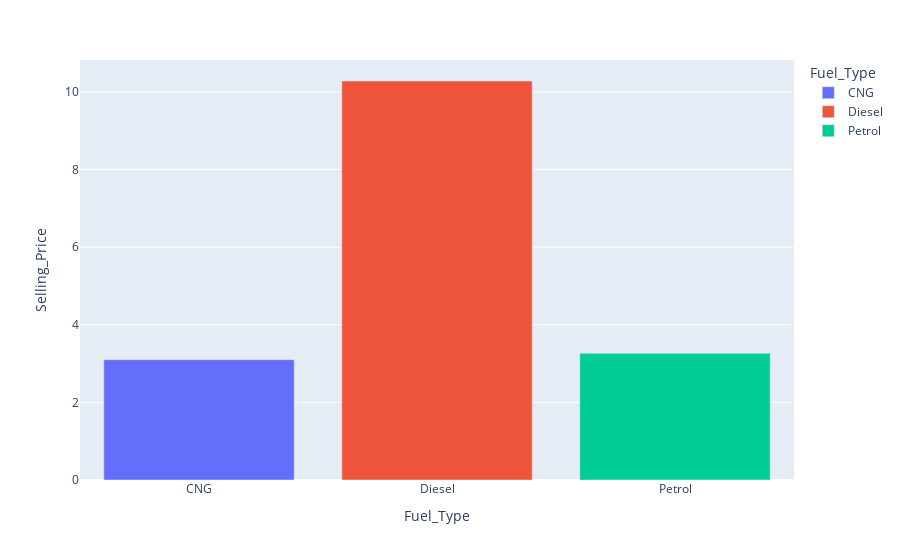

Source (notebook cell):
### Code cell
px.bar(data_frame=mean_data,x='Fuel_Type',y='Selling_Price',color='Fuel_Type')

### Figure 1 — Plotly figure (JSON) as saved in the notebook; plotly's stock layout.template omitted (floating-point values rounded to 4 significant figures)
{"data": [{"alignmentgroup": "True", "hovertemplate": "Fuel_Type=%{x}<br>Selling_Price=%{y}<extra></extra>", "legendgroup": "CNG", "marker": {"color": "#636efa", "pattern": {"shape": ""}}, "name": "CNG", "offsetgroup": "CNG", "orientation": "v", "showlegend": true, "textposition": "auto", "type": "bar", "x": ["CNG"], "xaxis": "x", "y": [3.1], "yaxis": "y"}, {"alignmentgroup": "True", "hovertemplate": "Fuel_Type=%{x}<br>Selling_Price=%{y}<extra></extra>", "legendgroup": "Diesel", "marker": {"color": "#EF553B", "pattern": {"shape": ""}}, "name": "Diesel", "offsetgroup": "Diesel", "orientation": "v", "showlegend": true, "textposition": "auto", "type": "bar", "x": ["Diesel"], "xaxis": "x", "y": [10.28], "yaxis": "y"}, {"alignmentgroup": "True", "hovertemplate": "Fuel_Type=%{x}<br>Selling_Price=%{y}<extra></extra>", "legendgroup": "Petrol", "marker": {"color": "#00cc96", "pattern": {"shape": ""}}, "name": "Petrol", "offsetgroup": "Petrol", "orientation": "v", "showlegend": true, "textposition": "auto", "type": "bar", "x": ["Petrol"], "xaxis": "x", "y": [3.264], "yaxis": "y"}], "layout": {"barmode": "relative", "legend": {"title": {"text": "Fuel_Type"}, "tracegroupgap": 0}, "margin": {"t": 60}, "xaxis": {"anchor": "y", "categoryarray": ["CNG", "Diesel", "Petrol"], "categoryorder": "array", "domain": [0, 1], "title": {"text": "Fuel_Type"}}, "yaxis": {"anchor": "x", "domain": [0, 1], "title": {"text": "Selling_Price"}}}}
